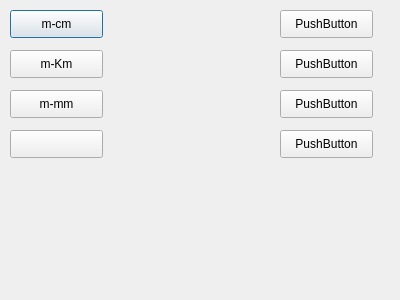
<?xml version="1.0" encoding="UTF-8"?>
<ui version="4.0">
 <class>Length</class>
 <widget class="QDialog" name="Length">
  <property name="geometry">
   <rect>
    <x>0</x>
    <y>0</y>
    <width>400</width>
    <height>300</height>
   </rect>
  </property>
  <property name="windowTitle">
   <string>Dialog</string>
  </property>
  <widget class="QPushButton" name="pushButton">
   <property name="geometry">
    <rect>
     <x>10</x>
     <y>10</y>
     <width>93</width>
     <height>28</height>
    </rect>
   </property>
   <property name="text">
    <string>m-cm</string>
   </property>
  </widget>
  <widget class="QPushButton" name="pushButton_2">
   <property name="geometry">
    <rect>
     <x>10</x>
     <y>50</y>
     <width>93</width>
     <height>28</height>
    </rect>
   </property>
   <property name="text">
    <string>m-Km</string>
   </property>
  </widget>
  <widget class="QPushButton" name="pushButton_3">
   <property name="geometry">
    <rect>
     <x>10</x>
     <y>130</y>
     <width>93</width>
     <height>28</height>
    </rect>
   </property>
   <property name="text">
    <string/>
   </property>
  </widget>
  <widget class="QPushButton" name="pushButton_4">
   <property name="geometry">
    <rect>
     <x>10</x>
     <y>90</y>
     <width>93</width>
     <height>28</height>
    </rect>
   </property>
   <property name="text">
    <string>m-mm</string>
   </property>
  </widget>
  <widget class="QPushButton" name="pushButton_5">
   <property name="geometry">
    <rect>
     <x>280</x>
     <y>90</y>
     <width>93</width>
     <height>28</height>
    </rect>
   </property>
   <property name="text">
    <string>PushButton</string>
   </property>
  </widget>
  <widget class="QPushButton" name="pushButton_6">
   <property name="geometry">
    <rect>
     <x>280</x>
     <y>10</y>
     <width>93</width>
     <height>28</height>
    </rect>
   </property>
   <property name="text">
    <string>PushButton</string>
   </property>
  </widget>
  <widget class="QPushButton" name="pushButton_7">
   <property name="geometry">
    <rect>
     <x>280</x>
     <y>50</y>
     <width>93</width>
     <height>28</height>
    </rect>
   </property>
   <property name="text">
    <string>PushButton</string>
   </property>
  </widget>
  <widget class="QPushButton" name="pushButton_8">
   <property name="geometry">
    <rect>
     <x>280</x>
     <y>130</y>
     <width>93</width>
     <height>28</height>
    </rect>
   </property>
   <property name="text">
    <string>PushButton</string>
   </property>
  </widget>
 </widget>
 <resources/>
 <connections/>
</ui>
